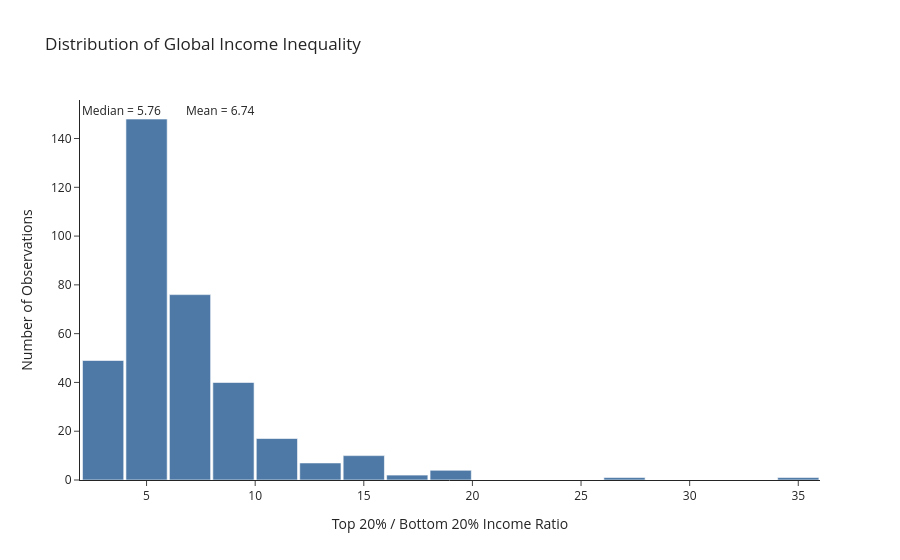

Notebook cell for this chart:
### Markdown cell above
## 7. Statistical Distribution of Global Inequality
**Intent:** Visualizing the native shape, mean, and median of the inequality ratio across all thousands of global observations simultaneously.
**Insight:** This establishes the severe right-skewness of global wealth division. A median noticeably lower than the mean implies that while the vast geopolitical middle class maintains a standard measurable inequality level, an extreme positive "tail" of profoundly split nations heavily distorts the mathematical global average.

### Code cell
import plotly.express as px
import numpy as np

# calculate statistics
mean_val = merged_df["top20_bottom20_ratio"].mean()
median_val = merged_df["top20_bottom20_ratio"].median()

fig = px.histogram(
    merged_df,
    x="top20_bottom20_ratio",
    nbins=20,
    template="simple_white",
    color_discrete_sequence=["#4E79A7"],
    title="Distribution of Global Income Inequality"
)

# mean line
fig.add_vline(
    x=mean_val,
    line_dash="dash",
    line_color="red",
    annotation_text=f"Mean = {mean_val:.2f}",
    annotation_position="top right"
)

# median line
fig.add_vline(
    x=median_val,
    line_dash="dot",
    line_color="green",
    annotation_text=f"Median = {median_val:.2f}",
    annotation_position="top left"
)

# improve hover
fig.update_traces(
    hovertemplate=
    "<b>Inequality Ratio:</b> %{x}<br>" +
    "<b>Frequency:</b> %{y}<extra></extra>"
)

fig.update_layout(
    xaxis_title="Top 20% / Bottom 20% Income Ratio",
    yaxis_title="Number of Observations",
    bargap=0.05
)

fig.show()

### Figure 1 — Plotly figure (JSON) as saved in the notebook; plotly's stock layout.template omitted (floating-point values rounded to 4 significant figures; data arrays with more than 128 entries replaced by an {"elided": "..."} marker saying what was removed)
{"data": [{"bingroup": "x", "hovertemplate": "<b>Inequality Ratio:</b> %{x}<br><b>Frequency:</b> %{y}<extra></extra>", "legendgroup": "", "marker": {"color": "#4E79A7", "pattern": {"shape": ""}}, "name": "", "nbinsx": 20, "orientation": "v", "showlegend": false, "type": "histogram", "x": {"elided": "355 float values"}, "xaxis": "x", "yaxis": "y"}], "layout": {"annotations": [{"showarrow": false, "text": "Mean = 6.74", "x": 6.736, "xanchor": "left", "xref": "x", "y": 1, "yanchor": "top", "yref": "y domain"}, {"showarrow": false, "text": "Median = 5.76", "x": 5.757, "xanchor": "right", "xref": "x", "y": 1, "yanchor": "top", "yref": "y domain"}], "bargap": 0.05, "barmode": "relative", "legend": {"tracegroupgap": 0}, "shapes": [{"line": {"color": "red", "dash": "dash"}, "type": "line", "x0": 6.736, "x1": 6.736, "xref": "x", "y0": 0, "y1": 1, "yref": "y domain"}, {"line": {"color": "green", "dash": "dot"}, "type": "line", "x0": 5.757, "x1": 5.757, "xref": "x", "y0": 0, "y1": 1, "yref": "y domain"}], "title": {"text": "Distribution of Global Income Inequality"}, "xaxis": {"anchor": "y", "domain": [0, 1], "title": {"text": "Top 20% / Bottom 20% Income Ratio"}}, "yaxis": {"anchor": "x", "domain": [0, 1], "title": {"text": "Number of Observations"}}}}
